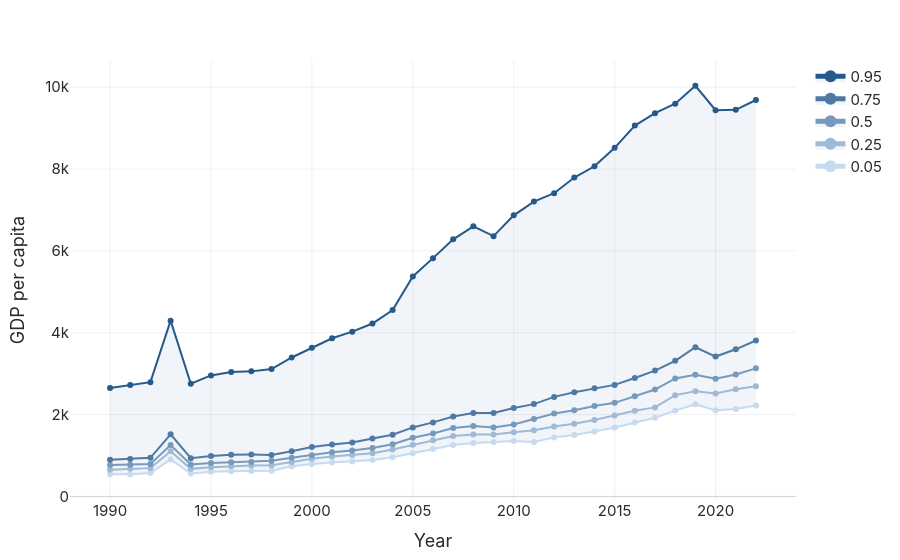

Notebook source saved alongside this figure:
### Code cell
ex.explore_quantile_trend_plot(df, var="y").fig
